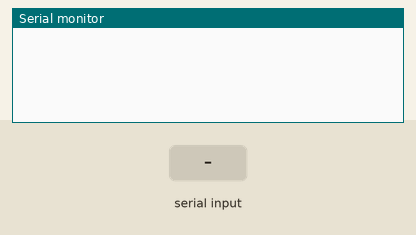
Recording of a sketch running on a simulated ESP8266 (NodeMCU). Parts: the last lines printed to the serial monitor. The inputs (shaded band) are chosen by the test bench.

Above: at 1.2 s.
1.3 s: "90,45\n" received over the second serial link
At 2.5 s:
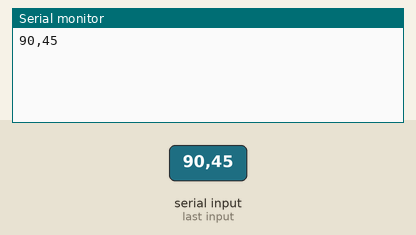
2.8 s: "5\n" received over the second serial link
At 3.7 s:
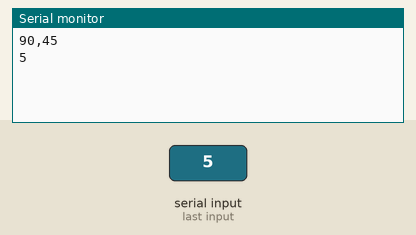

Measured:
- after the input at 1.3 s, the serial monitor: prints a new line at once (image 1)
- after the input at 2.8 s, the serial monitor: prints a new line at once (image 2)

The sketch:

serial_data_read.ino
```cpp
#include <SoftwareSerial.h>

SoftwareSerial mySerial(D3,D0); // RX, TX

void setup()
 {
  // Start serial communication
  pinMode(3,INPUT);
  Serial.begin(9600);
  mySerial.begin(9600);
}

void loop()
{
  // Read data from the module
  if (mySerial.available() > 0)
  {
    String data = mySerial.readStringUntil('\n');
    Serial.println(data);

    // Extract voltage, energy, and charge values from the data
    float current = getValue(data, 'C');
    float voltage = getValue(data, 'V');
    float energy = getValue(data, 'W');
    float charge = getValue(data, 'A');

    // Print values to serial monitor
    /*Serial.print("Current:");
    Serial.print(current);
    Serial.print("Voltage: ");
    Serial.print(voltage);
    Serial.print(" V, Energy: ");
    Serial.print(energy);
    Serial.print(" Wh, Charge: ");
    Serial.print(charge);
    Serial.println(" Ah");*/
  }
}

float getValue(String data, char code)
{
  int index = data.indexOf(code) + 1; // Skip the code character
  int endIndex = data.indexOf('D', index); // Find the end delimiter
  String valueStr = data.substring(index, endIndex);
  float value = valueStr.toFloat();
  return value;
}
```
